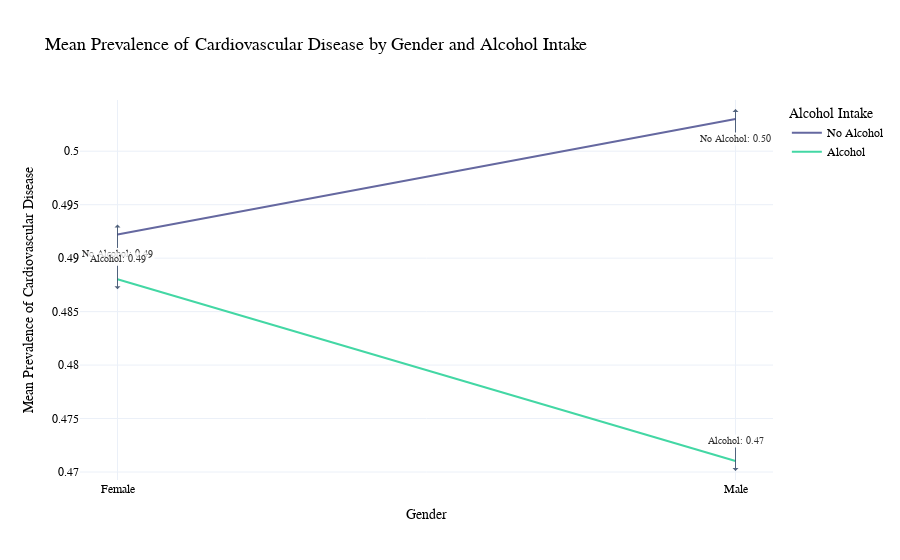

The cell this chart's notebook holds for it:
### Code cell
import pandas as pd
import plotly.express as px

# Assuming 'df' is your DataFrame

# Filter the DataFrame for men and women separately
male_df = df[df['gender'] == 2]  # Assuming gender code 2 represents men
female_df = df[df['gender'] == 1]  # Assuming gender code 1 represents women

# Group by gender and alcohol intake, and calculate the mean prevalence of cardiovascular disease
gender_alco_cardio = df.groupby(['gender', 'alco']).agg({'cardio': 'mean'}).reset_index()

# Map gender codes to labels
gender_alco_cardio['gender'] = gender_alco_cardio['gender'].map({1: 'Female', 2: 'Male'})

# Map alcohol intake codes to labels
gender_alco_cardio['alco'] = gender_alco_cardio['alco'].map({0: 'No Alcohol', 1: 'Alcohol'})

# Create a grouped line plot
fig = px.line(gender_alco_cardio, 
              x='gender', 
              y='cardio',
              color='alco',
              labels={'cardio': 'Mean Prevalence of Cardiovascular Disease', 'gender': 'Gender', 'alco': 'Alcohol Intake'},
              title='Mean Prevalence of Cardiovascular Disease by Gender and Alcohol Intake',
              category_orders={'gender': ['Female', 'Male'], 'alco': ['No Alcohol', 'Alcohol']}
             )

# Add identifiers at the ends of each line
for gender, alco in zip(gender_alco_cardio['gender'], gender_alco_cardio['alco']):
    df_temp = gender_alco_cardio[(gender_alco_cardio['gender'] == gender) & (gender_alco_cardio['alco'] == alco)]
    fig.add_annotation(x=df_temp['gender'].iloc[0], y=df_temp['cardio'].iloc[-1],
                       text=f"{alco}: {df_temp['cardio'].iloc[-1]:.2f}",
                       showarrow=True,
                       arrowhead=1,
                       ay=-30 if alco == 'Alcohol' else 30,
                       ax=0,
                       yshift=-10 if alco == 'Alcohol' else 10,
                       font=dict(color='black', size=10),
                       bgcolor='white',
                       opacity=0.8
                      )

# Update the layout for better appearance
fig.update_layout(
    legend_title='Alcohol Intake',
    plot_bgcolor='rgba(0,0,0,0)',  # Transparent plot background
    font=dict(family="Arial", size=12, color="black"),  # Font style and size
    title_font=dict(size=18),  # Title font size
)

# Show the plot
fig.show()

### Figure 1 — Plotly figure (JSON) as saved in the notebook; plotly's stock layout.template omitted (floating-point values rounded to 4 significant figures)
{"data": [{"hovertemplate": "Alcohol Intake=No Alcohol<br>Gender=%{x}<br>Mean Prevalence of Cardiovascular Disease=%{y}<extra></extra>", "legendgroup": "No Alcohol", "line": {"color": "#6568a0", "dash": "solid"}, "marker": {"symbol": "circle"}, "mode": "lines", "name": "No Alcohol", "orientation": "v", "showlegend": true, "x": ["Female", "Male"], "xaxis": "x", "y": [0.4922, 0.503], "yaxis": "y", "type": "scatter"}, {"hovertemplate": "Alcohol Intake=Alcohol<br>Gender=%{x}<br>Mean Prevalence of Cardiovascular Disease=%{y}<extra></extra>", "legendgroup": "Alcohol", "line": {"color": "#43d7a4", "dash": "solid"}, "marker": {"symbol": "circle"}, "mode": "lines", "name": "Alcohol", "orientation": "v", "showlegend": true, "x": ["Female", "Male"], "xaxis": "x", "y": [0.488, 0.471], "yaxis": "y", "type": "scatter"}], "layout": {"xaxis": {"anchor": "y", "domain": [0, 1], "title": {"text": "Gender"}, "categoryorder": "array", "categoryarray": ["Female", "Male"]}, "yaxis": {"anchor": "x", "domain": [0, 1], "title": {"text": "Mean Prevalence of Cardiovascular Disease"}}, "legend": {"title": {"text": "Alcohol Intake"}, "tracegroupgap": 0}, "title": {"text": "Mean Prevalence of Cardiovascular Disease by Gender and Alcohol Intake", "font": {"size": 18}}, "annotations": [{"arrowhead": 1, "ax": 0, "ay": 30, "bgcolor": "white", "font": {"color": "black", "size": 10}, "opacity": 0.8, "showarrow": true, "text": "No Alcohol: 0.49", "x": "Female", "y": 0.4922, "yshift": 10}, {"arrowhead": 1, "ax": 0, "ay": -30, "bgcolor": "white", "font": {"color": "black", "size": 10}, "opacity": 0.8, "showarrow": true, "text": "Alcohol: 0.49", "x": "Female", "y": 0.488, "yshift": -10}, {"arrowhead": 1, "ax": 0, "ay": 30, "bgcolor": "white", "font": {"color": "black", "size": 10}, "opacity": 0.8, "showarrow": true, "text": "No Alcohol: 0.50", "x": "Male", "y": 0.503, "yshift": 10}, {"arrowhead": 1, "ax": 0, "ay": -30, "bgcolor": "white", "font": {"color": "black", "size": 10}, "opacity": 0.8, "showarrow": true, "text": "Alcohol: 0.47", "x": "Male", "y": 0.471, "yshift": -10}], "font": {"family": "Arial", "size": 12, "color": "black"}, "plot_bgcolor": "rgba(0,0,0,0)"}}
